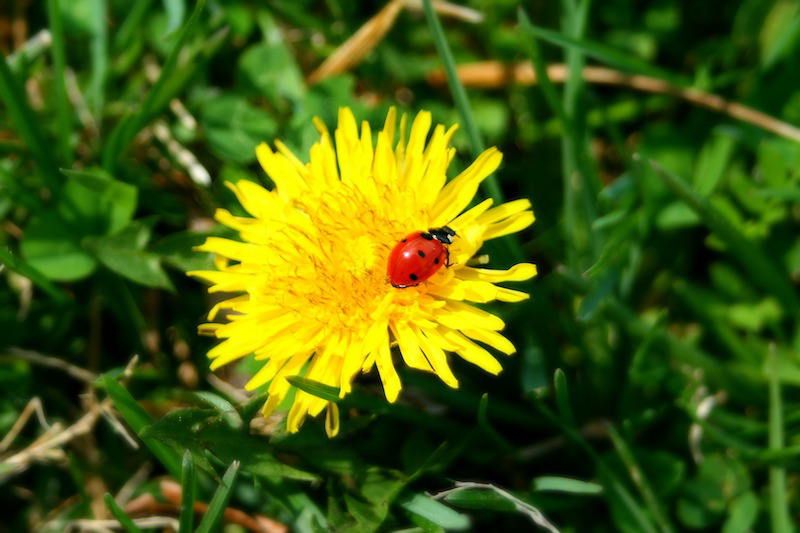
#> input picture ml_part1/day4/ladybug.png, 800 x 533 px
$ python clusteringEx5.py
#> lines starting #> are read from the running program, lines starting #| are printed output that depends on the picture
from matplotlib.image import imread
from sklearn.cluster import KMeans
import matplotlib.pyplot as plt

image =imread('ladybug.png')
#> image is the input picture: shape (533, 800, 3) float32; mean R, G, B 0.279, 0.372, 0.0529
print(image.shape)
#| (533, 800, 3)

x = image.reshape(-1,3)
print(x.shape)
#| (426400, 3)
# [5 lines of commented-out code are left out]

segmented_imgs = []
n_colors = [10,8,6,4,2]
for n_clusters in n_colors:
    kmeans = KMeans(n_clusters=n_clusters,random_state=42).fit(x)
    segmented_img = kmeans.cluster_centers_[kmeans.labels_]
    segmented_imgs.append(segmented_img.reshape(image.shape))
#> after the loop, segmented_imgs = 5 items

plt.figure(figsize=(8,4))
plt.subplot(231)
plt.imshow(image)
plt.title('Original image')
plt.axis('off')

for idx, n_clusters in enumerate(n_colors):
    plt.subplot(232 + idx)
    plt.imshow(segmented_imgs[idx])
    plt.title(f'{n_clusters} colors')
    plt.axis('off')

plt.show()
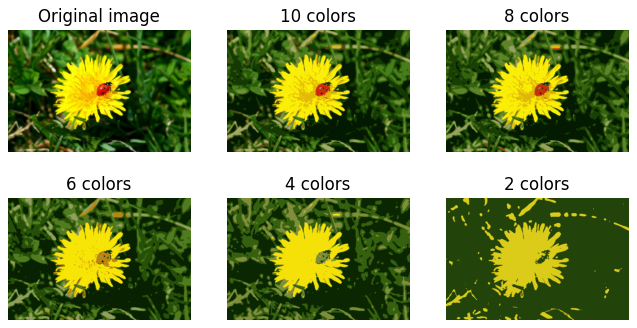
#> figure drawn by matplotlib, 6 panels
